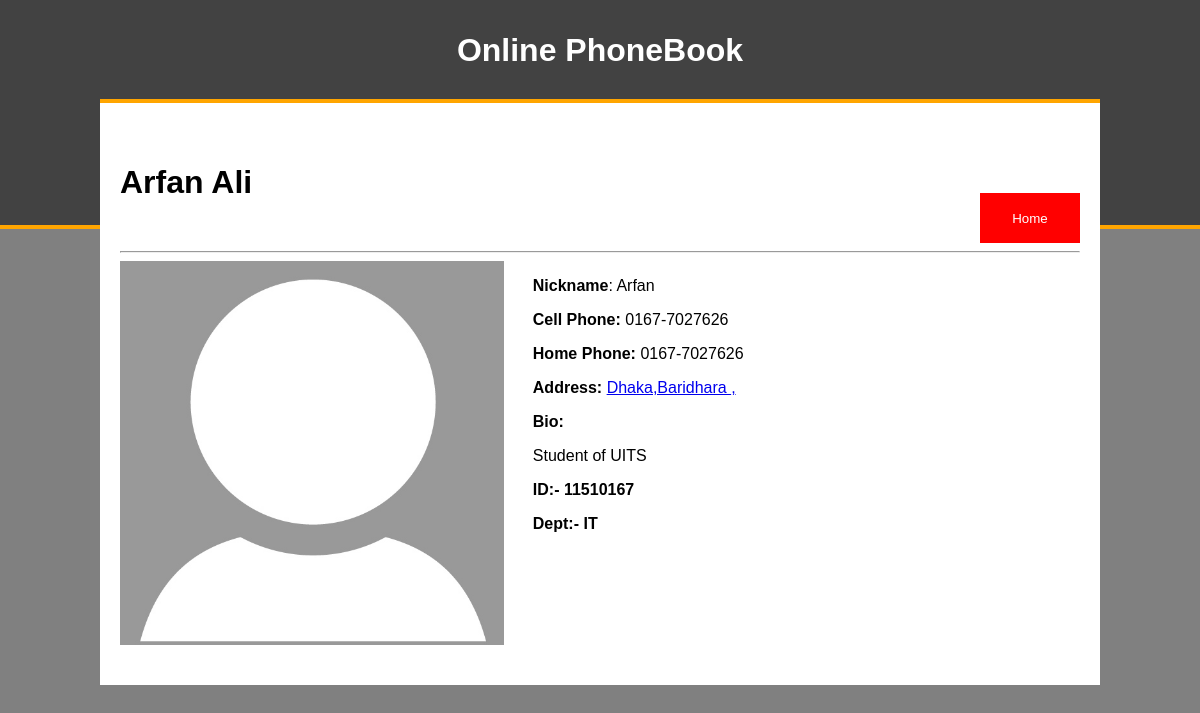
The page /phonebook_finish/contact.php?id=30 on the database its author committed.
### tables this page shows
CREATE TABLE IF NOT EXISTS `contacts` (
  `contact_id` int(11) NOT NULL AUTO_INCREMENT,
  `contact_fname` varchar(100) NOT NULL,
  `contact_lname` varchar(100) NOT NULL,
  `contact_nickname` varchar(100) NOT NULL,
  `contact_cphone` varchar(50) NOT NULL,
  `contact_hphone` varchar(50) NOT NULL,
  `contact_wphone` varchar(50) NOT NULL,
  `contact_address` varchar(100) NOT NULL,
  `contact_city` varchar(50) NOT NULL,
  `contact_state` varchar(50) NOT NULL,
  `contact_zipcode` varchar(50) NOT NULL,
  `contact_profile` varchar(255) NOT NULL,
  `contact_notes` longblob NOT NULL,
  `contact_status` enum('0','1') NOT NULL DEFAULT '1',
  PRIMARY KEY (`contact_id`)
);

### phonebook_finish/contact.php (the view, shortened to what this page needs)
<?php
	if (isset($_GET['id'])) {
		$contact_id = $_GET['id'];
		require_once"connection.php";
		$contacts = array();
		$all_contacts = "select * from contacts where contact_id = '$contact_id'";
		$sql_all_contacts = $conn->query($all_contacts);
		while ($row = mysqli_fetch_assoc($sql_all_contacts)) {
			$contacts[] = $row;
		}
		foreach ($contacts as $contact);
	}
 ?>
<!DOCTYPE html>
<html>
<head>
	<?php include"includes/head.inc"; ?>
</head>
<body>
	<div class="wrapper">
		<?php include"includes/header.inc"; ?>
		<div class="content">
				<div class="floatl"><h1><?php echo $contact["contact_fname"] . " " . $contact["contact_lname"]; ?></h1></div>
				<a class="floatr" href="index.php"><input class="cancel_contact_button" type="button" value="Home"></a>
				<hr>
				<div class="contact">
					<img src="img/default_profile_pic.jpg" alt="default image"  width="40%" style="float:left;">
					<div class="contact_info">
						<p><b>Nickname</b>: <?php echo $contact["contact_nickname"] ?></p>
						<p><b>Cell Phone:</b> <?php echo $contact["contact_cphone"] ?></p>
						<p><b>Home Phone:</b> <?php echo $contact["contact_hphone"] ?></p>
						<p><b>Address:</b> <a href="http://maps.google.com/?q=<?php echo $contact["contact_address"] . " " . $contact["contact_city"] . ", " . $contact["contact_state"] . " " . $contact["contact_zipcode"]?>"><?php echo $contact["contact_address"] . " " . $contact["contact_city"] . ", " . $contact["contact_state"] . " " . $contact["contact_zipcode"]?></a></p>
						<p><b>Bio:</b> <?php echo $contact["contact_notes"] ?></p>
					</div>
				</div>
			</div>
		</div>
</body>
</html>

### phonebook_finish/css/styles.css (style rules this page uses)
body { font-family:helvetica, arial, sans-serif; padding:0; margin:0; background-color:grey; }
.floatl { float:left; }
.floatr { float:right; }
.wrapper { width:100%; }
.content { width:80%; margin:-130px auto 0 auto; background-color:#ffffff; border-top:4px solid orange; padding:40px 20px; }
.contact { width:100%; }
.contact_info { width:57%; float:right; margin-left:3%; }
.cancel_contact_button { width: 100px; height: 50px; background-color:red; color:#ffffff; border:none; margin-top:50px; }

### rows shown on the page
contacts: contact_fname "Arfan", contact_lname "Ali", contact_nickname "Arfan", contact_cphone "0167-7027626", contact_hphone "0167-7027626", contact_address "Dhaka,Baridhara", contact_notes "Student of UITS ID:- 11510167 Dept:- IT"
